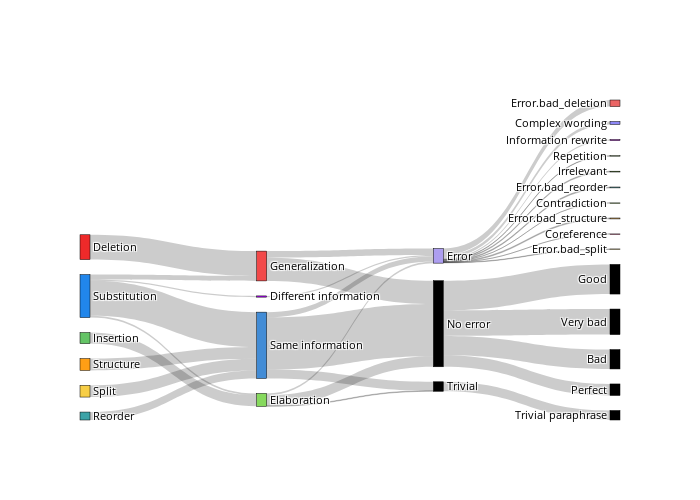

The code cell stored with this chart in its notebook:
### Code cell
sankey_combined(data)

### Figure 1 — Plotly figure (JSON) as saved in the notebook; plotly's stock layout.template omitted (floating-point values rounded to 4 significant figures)
{"data": [{"link": {"source": [0, 0, 0, 0, 1, 1, 1, 1, 2, 2, 2, 2, 3, 3, 3, 3, 4, 4, 4, 4, 5, 5, 5, 5, 6, 6, 6, 7, 7, 7, 8, 8, 8, 9, 9, 9, 10, 10, 10, 10, 10, 10, 10, 10, 10, 10, 10, 10, 11, 11, 11, 11, 11, 11, 11, 11, 11, 11, 11, 11, 12, 12, 12, 12, 12, 12, 12, 12, 12, 12, 12, 12, 10, 10, 10, 10, 11, 11, 11, 11], "target": [6, 7, 8, 9, 6, 7, 8, 9, 6, 7, 8, 9, 6, 7, 8, 9, 6, 7, 8, 9, 6, 7, 8, 9, 10, 11, 12, 10, 11, 12, 10, 11, 12, 10, 11, 12, 13, 14, 15, 16, 17, 18, 19, 20, 21, 22, 23, 24, 13, 14, 15, 16, 17, 18, 19, 20, 21, 22, 23, 24, 13, 14, 15, 16, 17, 18, 19, 20, 21, 22, 23, 24, 25, 26, 27, 28, 29, 30, 31, 32], "value": [2872, 0, 0, 0, 0, 0, 1279, 0, 577, 4040, 214, 143, 0, 919, 0, 0, 0, 1366, 0, 0, 0, 1350, 0, 0, 2691, 0, 758, 6045, 1027, 603, 1227, 74, 192, 0, 0, 143, 0, 0, 0, 0, 0, 0, 0, 0, 0, 0, 0, 0, 0, 0, 0, 0, 0, 0, 0, 0, 0, 0, 0, 0, 57, 12, 0, 95, 143, 2, 756, 102, 108, 54, 0, 339, 2957, 2241, 3430, 1335, 0, 0, 0, 1101]}, "node": {"color": ["#ee2a2a", "#64C466", "#2186eb", "#3ca3a7", "#FF9F15", "#F7CE46", "#f24949", "#428cd6", "#86d95d", "#b103fc", "black", "black", "#ad9ef0", "#c3eb98", "#a2cf72", "#b4ed77", "#8ebd5c", "#ca54e8", "#e65388", "#eb6565", "#81d3d6", "#ffc573", "#f5db87", "#b0f5b7", "#8e88f7", "black", "black", "black", "black", "black", "black", "black", "black"], "label": ["Deletion", "Insertion", "Substitution", "Reorder", "Structure", "Split", "Generalization", "Same information", "Elaboration", "Different information", "No error", "Trivial", "Error", "Repetition", "Contradiction", "Hallucination", "Irrelevant", "Information rewrite", "Coreference", "Error.bad_deletion", "Error.bad_reorder", "Error.bad_structure", "Error.bad_split", "Unnecessary insertion", "Complex wording", "Very bad", "Bad", "Good", "Perfect", "0 rating", "1 rating", "2 rating", "Trivial paraphrase"], "line": {"color": "black", "width": 0.5}, "pad": 15, "thickness": 10}, "type": "sankey", "valueformat": "d", "valuesuffix": " edits"}], "layout": {"font": {"color": "black", "size": 11}, "height": 500, "title": {"text": ""}, "width": 700}}
